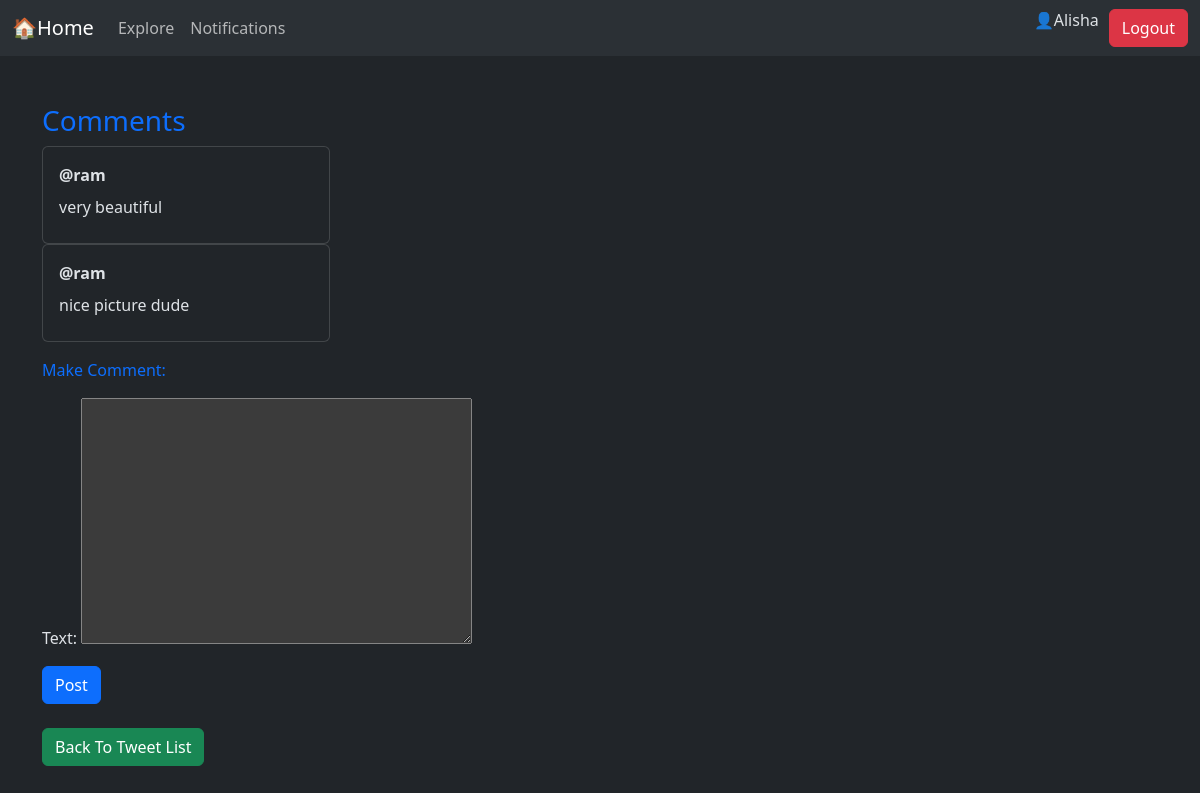
Screenshot of /11/comments/ (signed in) with the database file from the repository.
### tweet/models.py (models this page shows, shortened)
class Comments(models.Model):
    user=models.ForeignKey(User, on_delete=models.CASCADE, related_name='comments')
    tweet=models.ForeignKey(Tweet, on_delete=models.CASCADE, related_name='comments')
    text= models.TextField(max_length=200)
    created_at=models.DateTimeField(auto_now_add=True)

### tweet/views.py (the view)
# urls.py: path('<int:tweet_id>/comments/', views.comments_view, name='comments_view'),
def comments_view(request, tweet_id):
    tweet= get_object_or_404(Tweet, pk=tweet_id)
    comments= tweet.comments.all()# comments is a reverse manaager generated by Django because of the foreign key relationship.
    form= CommentsForm()
    return render(request, 'comments.html', {'tweet': tweet, 'comments': comments, 'form': form})

### tweet/forms.py
class CommentsForm(forms.ModelForm):
    class Meta:
        model=Comments
        fields=['text']

### tweet/templates/comments.html (shortened to what this page needs)
{% extends "base.html" %}
{% block content %}
<h3 class="text text-primary mt-5">Comments</h3>
{% if comments %}
 {% for comment in comments %}
<div class="card" style="width: 18rem;">
  <div class="card-body mb-2">
    <strong>@{{comment.user.username}}</strong>
    <p class="card-text mt-2">{{comment.text}}</p>
  </div>
</div>
{% endfor %}
 {% endif %}
<form method="post" enctype="multipart/form-data" name="comment_form"
 action="{% url 'make_comment' tweet.id %}">
    <label class="form-label mt-3 mb-3 text text-primary" for="">Make Comment:</label>{{form.as_p}}
    <button class="btn btn-primary" type="submit">Post</button>
</form>
<a href="{% url 'tweet_list' %}" class="btn btn-success mt-4">Back To Tweet List</a>
{% endblock  %}

### templates/base.html (shortened to what this page needs)
{% load static %}
<!DOCTYPE html>
<html lang="en" data-bs-theme="dark">
<head>
    <link href="https://cdn.jsdelivr.net/npm/bootstrap@5.3.8/dist/css/bootstrap.min.css"
        rel="stylesheet"
>
</head>
<body>
    <nav class="navbar navbar-expand-lg bg-body-tertiary">
  <div class="container-fluid">
    <a class="navbar-brand" href="{% url 'tweet_list' %}">🏠Home</a>
    <div class="collapse navbar-collapse" id="navbarSupportedContent">
      <ul class="navbar-nav me-auto mb-2 mb-lg-0">
        <li class="nav-item">
          <a class="nav-link" href="#">Explore</a>
        </li>
        <li class="nav-item">
          <a class="nav-link" href="#">
            Notifications
          </a>
        </li>
      </ul>
       {% if user.is_authenticated %}
        <p>👤{{user.username}}</p>
        <form action="{% url 'logout' %}" method="post">
        <button class="btn btn-danger" type="submit" style="margin-left: 10px;">Logout</button>
      </form>
      {% else %}
      <a href="{% url 'register' %}" class="btn btn-success" style="margin-left: 10px;">Register</a>
      <a href="{% url 'login' %}" class="btn btn-primary" style="margin-left: 10px;">Login</a>
      {% endif %}
    </div>
  </div>
</nav>
  <div class="container">
        {% block content %}{% endblock %}
    </div>
</body>
</html>

### rows the page displays
Comments: user.username "ram", text "very beautiful"
Comments: user.username "ram", text "nice picture dude"

### other values shown
{{ user.username }} "Alisha"
